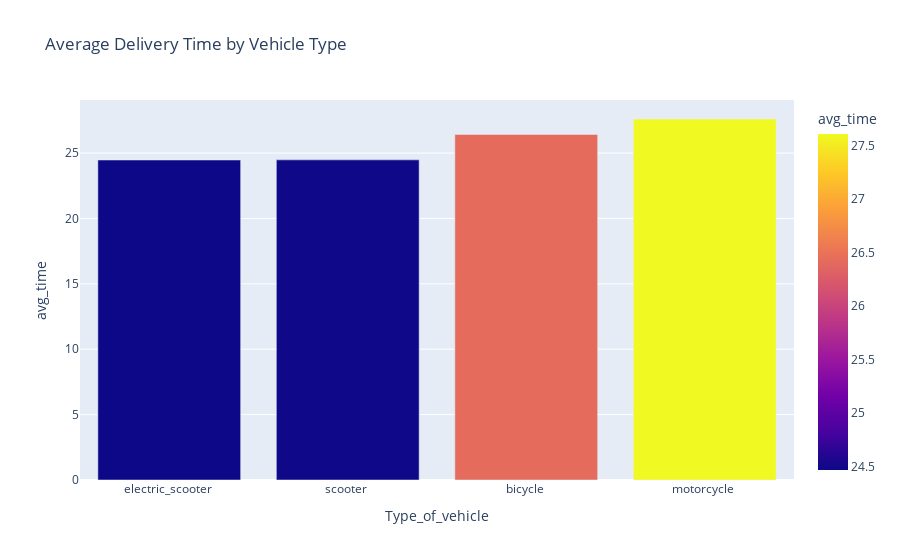

The cell this chart's notebook holds for it:
### Code cell
df = pd.read_csv("queries_results/avg_time_vehicle_used.csv")
fig = px.bar(df, x='Type_of_vehicle', y='avg_time', title="Average Delivery Time by Vehicle Type", color='avg_time')
fig.show()

### Figure 1 — Plotly figure (JSON) as saved in the notebook; plotly's stock layout.template omitted (floating-point values rounded to 4 significant figures)
{"data": [{"hovertemplate": "Type_of_vehicle=%{x}<br>avg_time=%{marker.color}<extra></extra>", "legendgroup": "", "marker": {"color": [24.47, 24.48, 26.43, 27.61], "coloraxis": "coloraxis", "pattern": {"shape": ""}}, "name": "", "orientation": "v", "showlegend": false, "textposition": "auto", "type": "bar", "x": ["electric_scooter ", "scooter ", "bicycle ", "motorcycle "], "xaxis": "x", "y": [24.47, 24.48, 26.43, 27.61], "yaxis": "y"}], "layout": {"barmode": "relative", "coloraxis": {"colorbar": {"title": {"text": "avg_time"}}, "colorscale": [[0, "#0d0887"], [0.1111, "#46039f"], [0.2222, "#7201a8"], [0.3333, "#9c179e"], [0.4444, "#bd3786"], [0.5556, "#d8576b"], [0.6667, "#ed7953"], [0.7778, "#fb9f3a"], [0.8889, "#fdca26"], [1, "#f0f921"]]}, "legend": {"tracegroupgap": 0}, "title": {"text": "Average Delivery Time by Vehicle Type"}, "xaxis": {"anchor": "y", "domain": [0, 1], "title": {"text": "Type_of_vehicle"}}, "yaxis": {"anchor": "x", "domain": [0, 1], "title": {"text": "avg_time"}}}}
